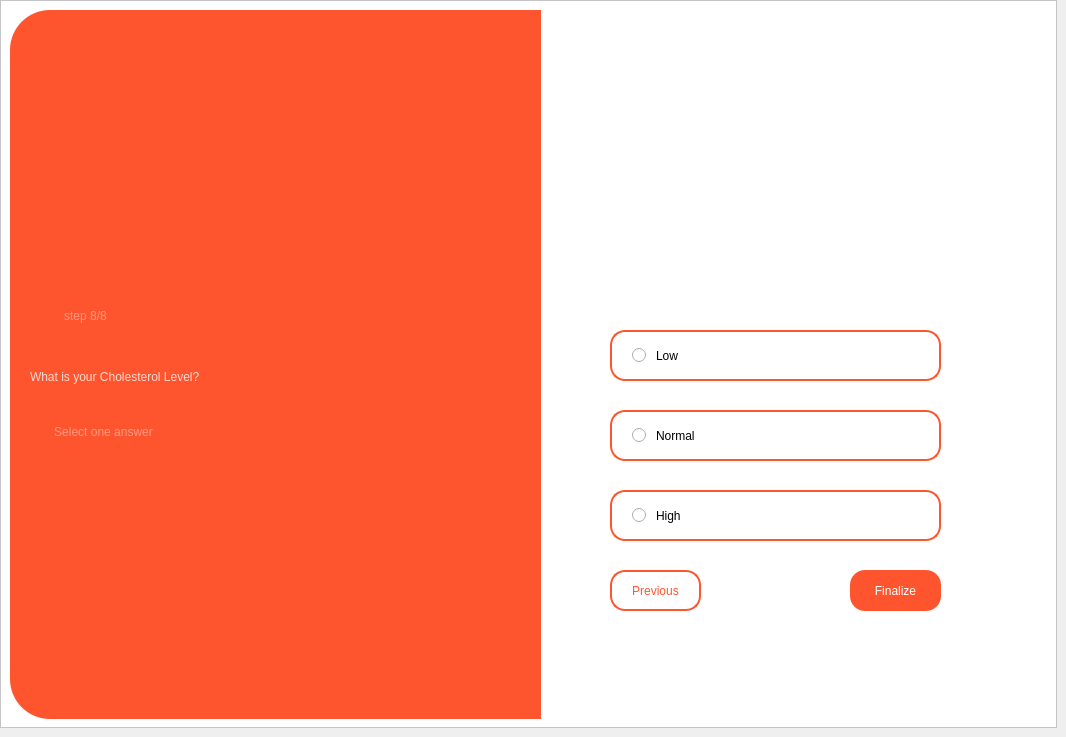
    <widget class="QWidget" name="q8">
     <widget class="QFrame" name="frame_16">
      <property name="geometry">
       <rect>
        <x>0</x>
        <y>0</y>
        <width>1057</width>
        <height>728</height>
       </rect>
      </property>
      <property name="styleSheet">
       <string notr="true">background-color: rgb(255, 255, 255);</string>
      </property>
      <property name="frameShape">
       <enum>QFrame::StyledPanel</enum>
      </property>
      <property name="frameShadow">
       <enum>QFrame::Raised</enum>
      </property>
      <widget class="QFrame" name="frame_17">
       <property name="geometry">
        <rect>
         <x>10</x>
         <y>10</y>
         <width>531</width>
         <height>709</height>
        </rect>
       </property>
       <property name="styleSheet">
        <string notr="true">background-color: rgb(255, 85, 46);
border-top-left-radius: 40px;
border-bottom-left-radius: 40px;</string>
       </property>
       <property name="frameShape">
        <enum>QFrame::StyledPanel</enum>
       </property>
       <property name="frameShadow">
        <enum>QFrame::Raised</enum>
       </property>
       <widget class="QLabel" name="label_33">
        <property name="geometry">
         <rect>
          <x>20</x>
          <y>326</y>
          <width>281</width>
          <height>81</height>
         </rect>
        </property>
        <property name="styleSheet">
         <string notr="true">font: 81 25pt &quot;Urbanist ExtraBold&quot;;
color: rgba(255, 255, 255, 200);
background-color: transparent;</string>
        </property>
        <property name="text">
         <string>What is your Cholesterol Level?</string>
        </property>
        <property name="alignment">
         <set>Qt::AlignLeading|Qt::AlignLeft|Qt::AlignVCenter</set>
        </property>
        <property name="wordWrap">
         <bool>true</bool>
        </property>
       </widget>
       <widget class="QLabel" name="label_34">
        <property name="geometry">
         <rect>
          <x>15</x>
          <y>280</y>
          <width>121</width>
          <height>51</height>
         </rect>
        </property>
        <property name="styleSheet">
         <string notr="true">font: 81 20pt &quot;Urbanist ExtraBold&quot;;
color: rgba(255, 255, 255, 100);
background-color: transparent;</string>
        </property>
        <property name="text">
         <string>step 8/8</string>
        </property>
        <property name="alignment">
         <set>Qt::AlignCenter</set>
        </property>
        <property name="wordWrap">
         <bool>true</bool>
        </property>
       </widget>
       <widget class="QLabel" name="label_35">
        <property name="geometry">
         <rect>
          <x>23</x>
          <y>406</y>
          <width>141</width>
          <height>31</height>
         </rect>
        </property>
        <property name="styleSheet">
         <string notr="true">font: 81 12pt &quot;Urbanist ExtraBold&quot;;
color: rgba(255, 255, 255, 100);
background-color: transparent;</string>
        </property>
        <property name="text">
         <string>Select one answer</string>
        </property>
        <property name="alignment">
         <set>Qt::AlignCenter</set>
        </property>
        <property name="wordWrap">
         <bool>true</bool>
        </property>
       </widget>
      </widget>
      <widget class="QRadioButton" name="radio15">
       <property name="geometry">
        <rect>
         <x>610</x>
         <y>330</y>
         <width>331</width>
         <height>51</height>
        </rect>
       </property>
       <property name="styleSheet">
        <string notr="true">QRadioButton{
border: 1.5px solid rgb(255, 85, 46);
border-radius: 15px;
spacing: 10px;
padding-left: 20px;
font: 81 10pt &quot;Urbanist ExtraBold&quot;;
}
QRadioButton::indicator:checked {
border-radius: 6px;
border: 4px solid rgb(255, 85, 46);
background-color: transparent;
}
QRadioButton:checked {
background-color: rgba(255, 85, 46, 40);
}
QRadioButton:hover {
background-color: rgba(255, 85, 46, 20);
}</string>
       </property>
       <property name="text">
        <string>Low</string>
       </property>
      </widget>
      <widget class="QRadioButton" name="radio16">
       <property name="geometry">
        <rect>
         <x>610</x>
         <y>410</y>
         <width>331</width>
         <height>51</height>
        </rect>
       </property>
       <property name="styleSheet">
        <string notr="true">QRadioButton{
border: 1.5px solid rgb(255, 85, 46);
border-radius: 15px;
spacing: 10px;
padding-left: 20px;
font: 81 10pt &quot;Urbanist ExtraBold&quot;;
}
QRadioButton::indicator:checked {
border-radius: 6px;
border: 4px solid rgb(255, 85, 46);
background-color: transparent;
}
QRadioButton:checked {
background-color: rgba(255, 85, 46, 40);
}
QRadioButton:hover {
background-color: rgba(255, 85, 46, 20);
}</string>
       </property>
       <property name="text">
        <string>Normal</string>
       </property>
      </widget>
      <widget class="QPushButton" name="nextq8">
       <property name="geometry">
        <rect>
         <x>850</x>
         <y>570</y>
         <width>91</width>
         <height>41</height>
        </rect>
       </property>
       <property name="styleSheet">
        <string notr="true">QPushButton{
background-color: rgb(255, 85, 46);
border-radius: 15px;
color: rgb(255, 255, 255);
font: 87 9pt &quot;Urbanist Black&quot;;
}
QPushButton:hover{
background-color: rgba(255, 85, 46, 200);
}</string>
       </property>
       <property name="text">
        <string>Finalize</string>
       </property>
      </widget>
      <widget class="QLabel" name="label_36">
       <property name="geometry">
        <rect>
         <x>650</x>
         <y>70</y>
         <width>251</width>
         <height>231</height>
        </rect>
       </property>
       <property name="text">
        <string/>
       </property>
       <property name="pixmap">
        <pixmap resource="resources.qrc">:/assets/cholesterol.png</pixmap>
       </property>
       <property name="scaledContents">
        <bool>true</bool>
       </property>
      </widget>
      <widget class="QPushButton" name="backq8">
       <property name="geometry">
        <rect>
         <x>610</x>
         <y>570</y>
         <width>91</width>
         <height>41</height>
        </rect>
       </property>
       <property name="styleSheet">
        <string notr="true">QPushButton{
background-color: rgb(255, 255, 255);
border-radius: 15px;
border: 2px solid rgb(255, 85, 46);
color: rgb(255, 85, 46);
font: 87 9pt &quot;Urbanist Black&quot;;
}
QPushButton:hover{
background-color: rgba(255, 85, 46, 50);
}</string>
       </property>
       <property name="text">
        <string>Previous</string>
       </property>
      </widget>
      <widget class="QRadioButton" name="radio16_2">
       <property name="geometry">
        <rect>
         <x>610</x>
         <y>490</y>
         <width>331</width>
         <height>51</height>
        </rect>
       </property>
       <property name="styleSheet">
        <string notr="true">QRadioButton{
border: 1.5px solid rgb(255, 85, 46);
border-radius: 15px;
spacing: 10px;
padding-left: 20px;
font: 81 10pt &quot;Urbanist ExtraBold&quot;;
}
QRadioButton::indicator:checked {
border-radius: 6px;
border: 4px solid rgb(255, 85, 46);
background-color: transparent;
}
QRadioButton:checked {
background-color: rgba(255, 85, 46, 40);
}
QRadioButton:hover {
background-color: rgba(255, 85, 46, 20);
}</string>
       </property>
       <property name="text">
        <string>High</string>
       </property>
      </widget>
     </widget>
    </widget>
